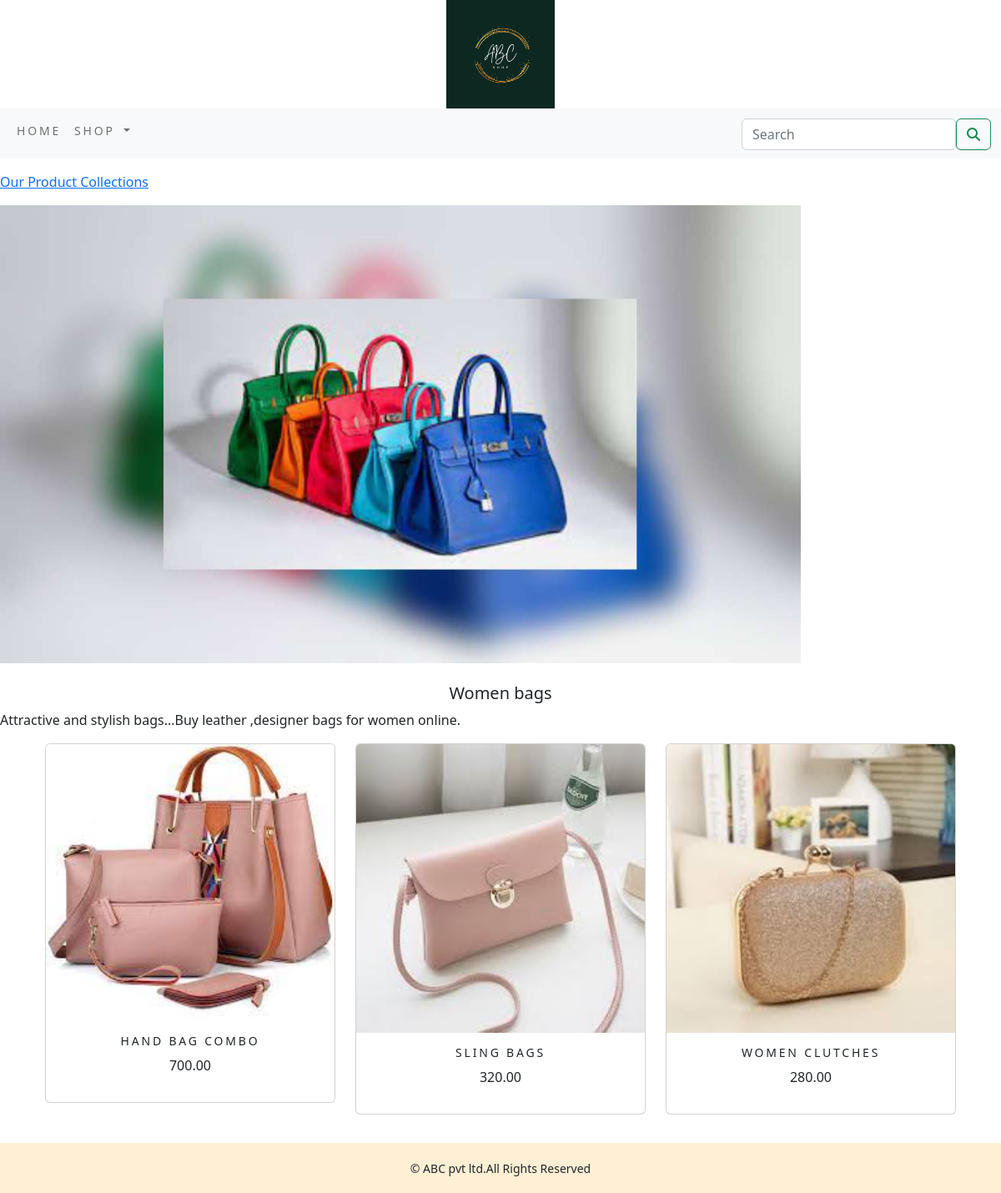
The page /shop/women-bags/ on the database its author committed.
### shopapp/models.py (models this page shows, shortened)
class Category(models.Model):
    name=models.CharField(max_length=250,unique=True)
    slug=models.SlugField(max_length=250,unique=True)
    description=models.TextField(blank=True)
    image=models.ImageField(upload_to='category',blank=True)
    class Meta:
        ordering=('name',)
        verbose_name='category'
        verbose_name_plural='categories'
    def get_url(self):
       return reverse('shopapp:products_by_category',args=[self.slug])

class Product(models.Model):
    name=models.CharField(max_length=250,unique=True)
    slug=models.SlugField(max_length=250,unique=True)
    description = models.TextField(blank=True)
    price=models.DecimalField(max_digits=10,decimal_places=2)
    category=models.ForeignKey(Category,on_delete=models.CASCADE)
    image=models.ImageField(upload_to='product',blank=True)
    stock=models.IntegerField()
    available=models.BooleanField(default=True)
    created=models.DateTimeField(auto_now_add=True)
    updated=models.DateTimeField(auto_now=True)
    def get_url(self):
        return reverse('shopapp:prodCatDetail',args=[self.category.slug,self.slug])
    class Meta:
        ordering = ('name',)
        verbose_name = 'product'
        verbose_name_plural = 'products'

### shopapp/views.py (the view)
# urls.py: path('',views.allProdCat,name='allProdCat'),
def allProdCat(request,c_slug=None):
    c_page=None
    products_list=None
    if c_slug!=None:
        c_page=get_object_or_404(Category,slug=c_slug)
        products_list=Product.objects.all().filter(category=c_page,available=True)
    else:
        products_list=Product.objects.all().filter(available=True)
    paginator=Paginator(products_list,6)
    try:
        page=int(request.GET.get('page','1'))
    except:
        page=1
    try:
        products=paginator.page(page)
    except (EmptyPage,InvalidPage):
        products=paginator.page(paginator.num_pages)
    return render(request,"category.html",{'category':c_page,'products':products})

### cart_app/context_processors.py (called while the page is built)
def counter(request):
    item_count= 0
    if 'admin' in request.path:
        return {}
    else:
        try:
            cart=Cart.objects.filter(cart_id=_cart_id(request))
            cart_items=CartItem.objects.all().filter(cart=cart[:1])
            for cart_item in cart_items:
                item_count += cart_item.quantity
        except Cart.DoesNotExist:
            item_count=0
    return dict(item_count=item_count)

### cart_app/views.py (called while the page is built)
def _cart_id(request):
    cart=request.session.session_key
    if not cart:
        cart=request.session.create()
    return cart

### shopapp/context_processors.py (called while the page is built)
def menu_links(request):
    links=Category.objects.all()
    return dict(links=links)

### templates/category.html (shortened to what this page needs)
{% extends 'base.html' %}
{% load static %}
{% block content %}
     {% if category %}
        <div>
          <div class="row my_row_class">
              <div class="mx-auto">
            <p> <a href="{% url 'shopapp:allProdCat' %}">Our Product Collections</a></p>
          </div>
              </div>
        </div>
     {% endif %}
      <div class="mx-auto">
        {% if category %}
        <img class="my_catagory_image"  src="{{category.image.url}}" alt="{{category.name}}">
      </div>
      <br>
      <div>
          <h1 class="text-center my_title">{{category.name}}</h1>
          <p class="text-justify">{{category.description}}</p>
      </div>
        {% endif %}
      <div class="container">
          <div class="row mx-auto">
              {% for product in products.object_list %}
              <div class="my_bottom_margin col-9 col-sm-12 col-md-4 col-lg-4">
                  <div class="card text-center" style="min-width:18rem;">
                      <a href="{{product.get_url}}"><img class="card-img-top my_image"   src="{{product.image.url}}" alt="{{product.name}}" width="300px;"></a>
                      <div class="card-body">
                          <h4>{{product.name}}</h4>
                          <p>{{product.price}}</p>
                      </div>
                  </div>
              </div>
              {% endfor %}
          </div>
          <br>
      </div>
{% endblock %}

### static/css/custom.css (style rules this page uses)
body { font-family: 'Arima'; }
.my_row_class { padding-top:15px; }
.my_image { width:100%; height:auto; }
.my_catagory_image { width:80%; height:40%; }
.my_bottom_margin { margin-bottom:10px; }
.card-body h4 { font-size:14px; text-transform:uppercase; letter-spacing: .2em; }
.my_title { font-size:20px; }

### rows shown on the page
Category: image (picture), name "Women bags", description "Attractive and stylish bags...Buy leather ,designer bags for women online."
Product: image (picture), name "HAND BAG COMBO", price "700.00"
Product: image (picture), name "SLING BAGS", price "320.00"
Product: image (picture), name "WOMEN CLUTCHES", price "280.00"
